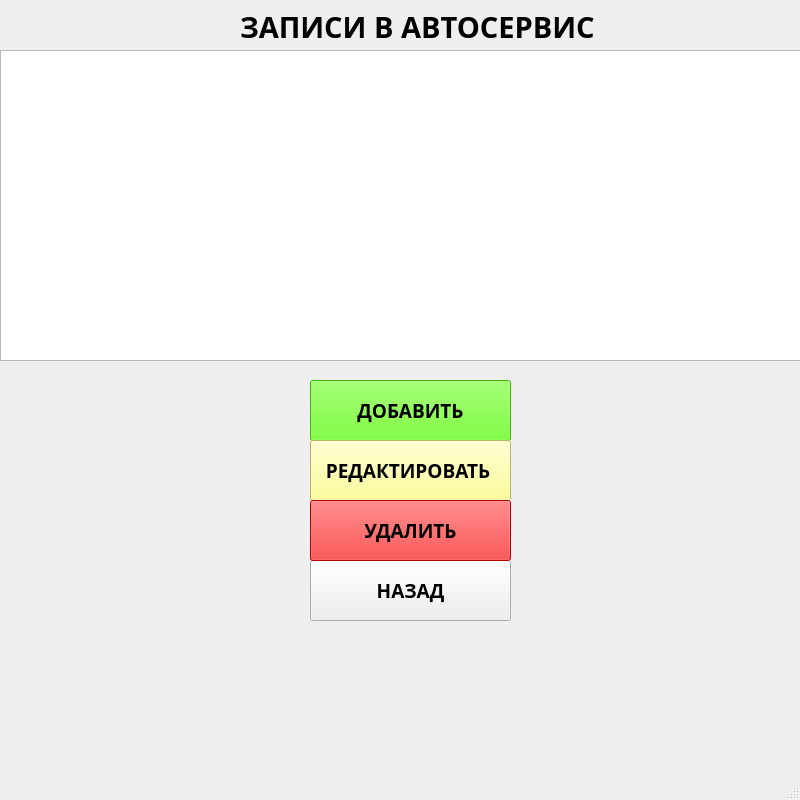
<?xml version="1.0" encoding="UTF-8"?>
<ui version="4.0">
 <class>MainWindow</class>
 <widget class="QMainWindow" name="MainWindow">
  <property name="geometry">
   <rect>
    <x>0</x>
    <y>0</y>
    <width>800</width>
    <height>800</height>
   </rect>
  </property>
  <property name="maximumSize">
   <size>
    <width>800</width>
    <height>800</height>
   </size>
  </property>
  <property name="windowTitle">
   <string>Записи в автосервис</string>
  </property>
  <widget class="QWidget" name="centralwidget">
   <widget class="QPushButton" name="add_record_button">
    <property name="geometry">
     <rect>
      <x>310</x>
      <y>380</y>
      <width>201</width>
      <height>61</height>
     </rect>
    </property>
    <property name="font">
     <font>
      <family>Tw Cen MT</family>
      <pointsize>14</pointsize>
      <weight>75</weight>
      <bold>true</bold>
     </font>
    </property>
    <property name="styleSheet">
     <string notr="true">background-color: rgb(85, 255, 0);</string>
    </property>
    <property name="text">
     <string>ДОБАВИТЬ</string>
    </property>
   </widget>
   <widget class="QPushButton" name="back_button">
    <property name="geometry">
     <rect>
      <x>310</x>
      <y>560</y>
      <width>201</width>
      <height>61</height>
     </rect>
    </property>
    <property name="font">
     <font>
      <family>Tw Cen MT</family>
      <pointsize>14</pointsize>
      <weight>75</weight>
      <bold>true</bold>
     </font>
    </property>
    <property name="text">
     <string>НАЗАД</string>
    </property>
   </widget>
   <widget class="QPushButton" name="edit_record_button">
    <property name="geometry">
     <rect>
      <x>310</x>
      <y>440</y>
      <width>201</width>
      <height>61</height>
     </rect>
    </property>
    <property name="font">
     <font>
      <family>Tw Cen MT</family>
      <pointsize>14</pointsize>
      <weight>75</weight>
      <bold>true</bold>
     </font>
    </property>
    <property name="styleSheet">
     <string notr="true">background-color: rgb(255, 255, 127);</string>
    </property>
    <property name="text">
     <string>РЕДАКТИРОВАТЬ </string>
    </property>
   </widget>
   <widget class="QTableView" name="tableView">
    <property name="geometry">
     <rect>
      <x>0</x>
      <y>50</y>
      <width>801</width>
      <height>311</height>
     </rect>
    </property>
   </widget>
   <widget class="QLabel" name="label_6">
    <property name="geometry">
     <rect>
      <x>240</x>
      <y>-10</y>
      <width>361</width>
      <height>74</height>
     </rect>
    </property>
    <property name="font">
     <font>
      <family>Tw Cen MT</family>
      <pointsize>22</pointsize>
      <weight>75</weight>
      <bold>true</bold>
     </font>
    </property>
    <property name="text">
     <string>ЗАПИСИ В АВТОСЕРВИС </string>
    </property>
   </widget>
   <widget class="QPushButton" name="delete_record_button">
    <property name="geometry">
     <rect>
      <x>310</x>
      <y>500</y>
      <width>201</width>
      <height>61</height>
     </rect>
    </property>
    <property name="font">
     <font>
      <family>Tw Cen MT</family>
      <pointsize>14</pointsize>
      <weight>75</weight>
      <bold>true</bold>
     </font>
    </property>
    <property name="styleSheet">
     <string notr="true">background-color: rgb(255, 0, 0);</string>
    </property>
    <property name="text">
     <string>УДАЛИТЬ</string>
    </property>
   </widget>
  </widget>
  <widget class="QMenuBar" name="menubar">
   <property name="geometry">
    <rect>
     <x>0</x>
     <y>0</y>
     <width>800</width>
     <height>21</height>
    </rect>
   </property>
  </widget>
  <widget class="QStatusBar" name="statusbar"/>
 </widget>
 <resources/>
 <connections/>
</ui>
